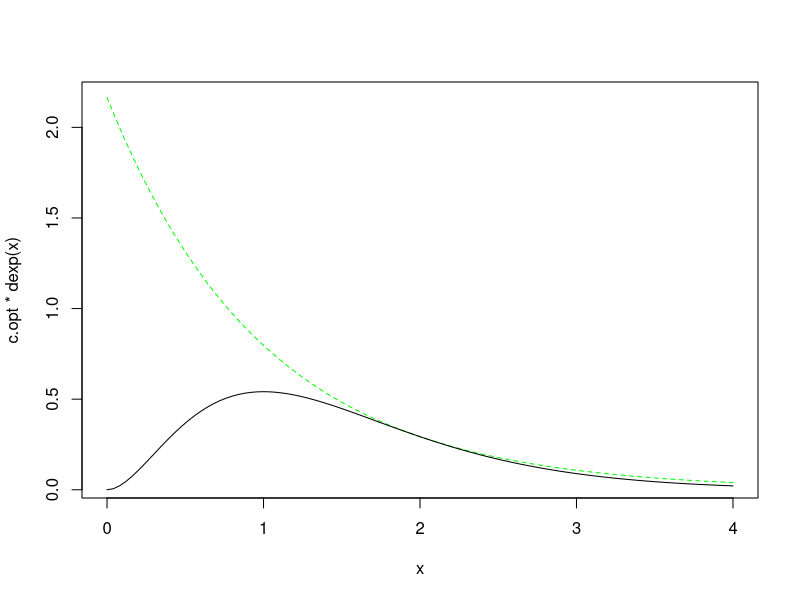
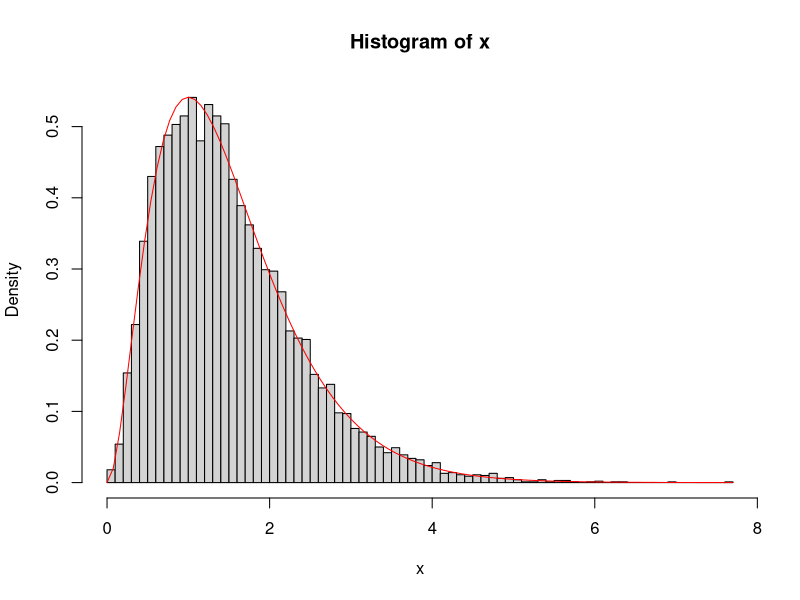
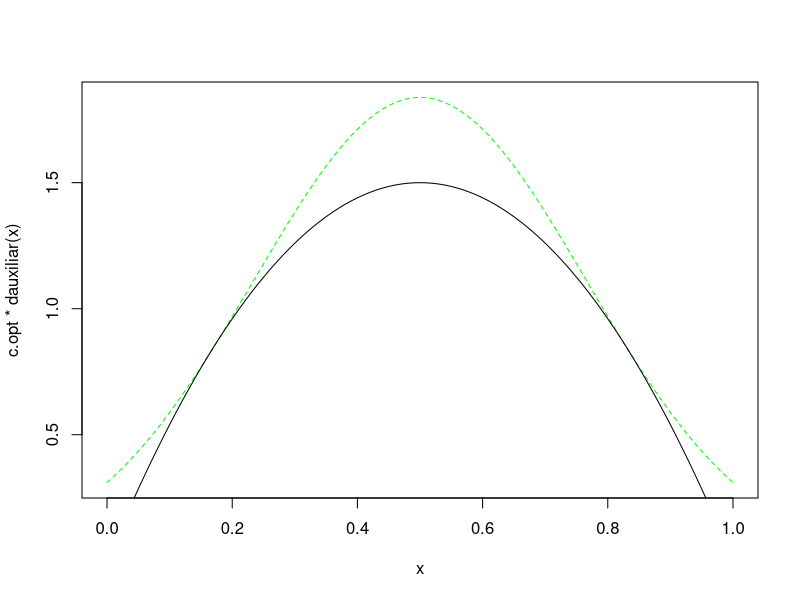
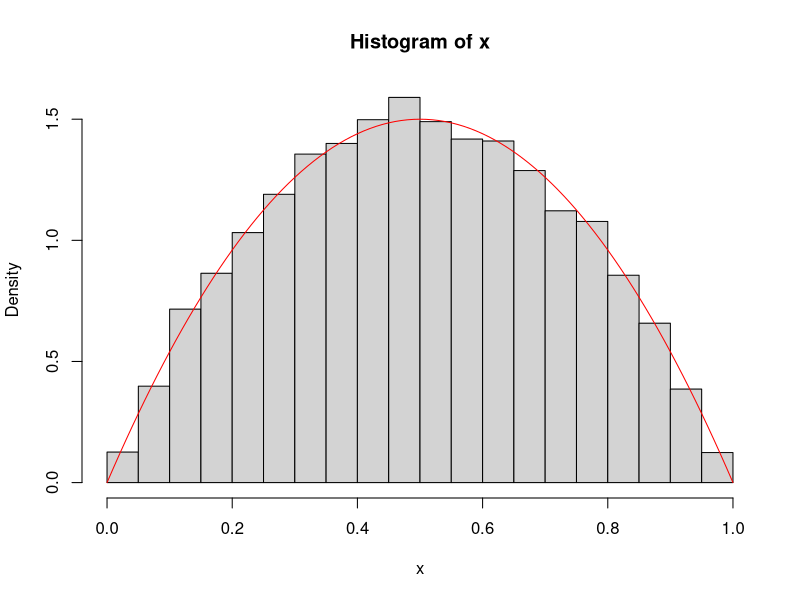
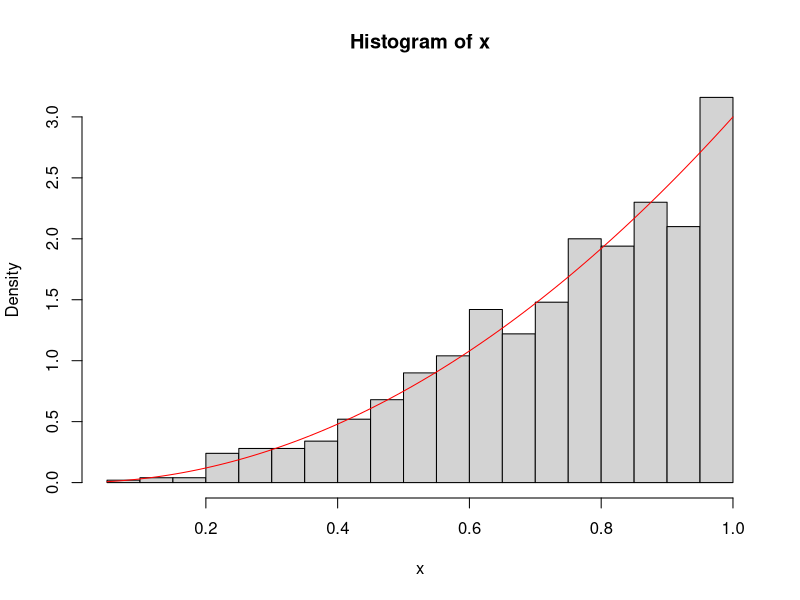
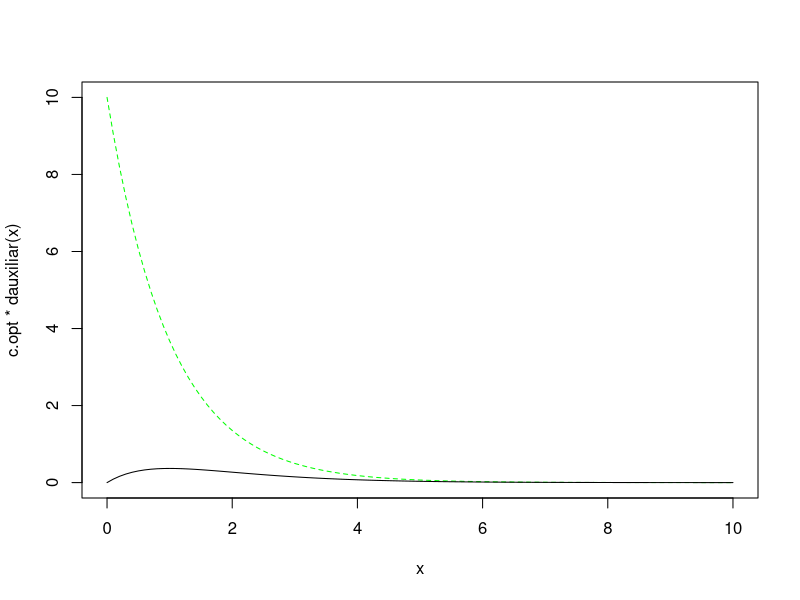
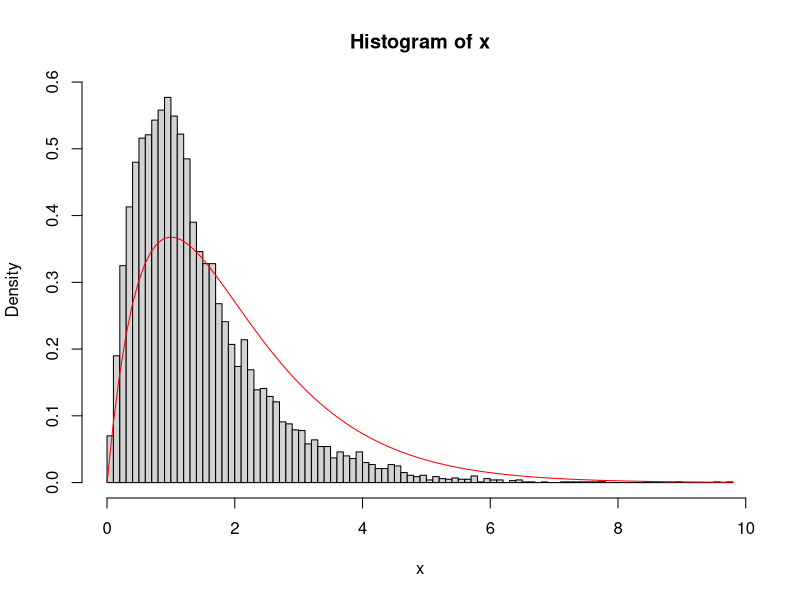
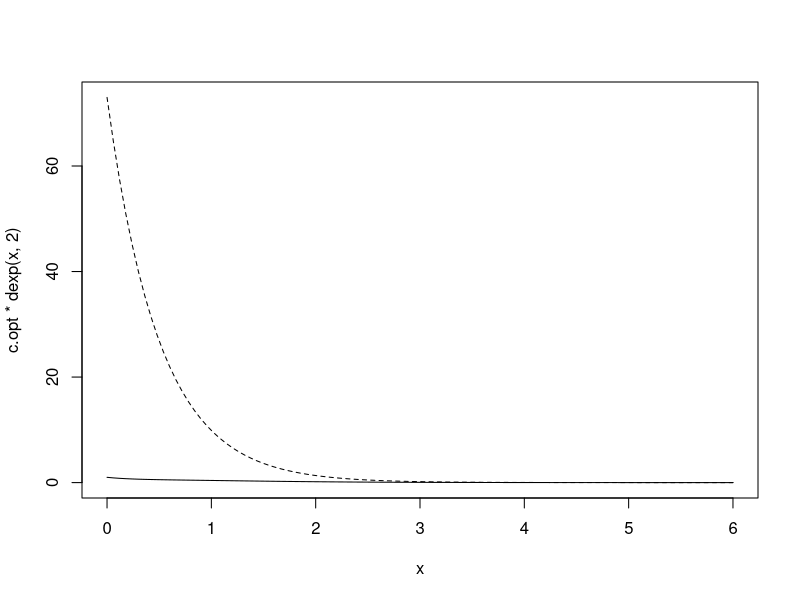

The R source for these figures, in order:
## ---- chunk 1
knitr::opts_chunk$set(echo = TRUE)
## ---- chunk 2
c_opt = optimize(f=function(x){(2*x/exp(x))^2/dexp(x,1)}, maximum=TRUE, interval=c(0,4))
c.opt <- c_opt$objective
c.opt
lambda.opt <- 1
ngen <- 0

rnormAR <- function() {
  # Simulacion por aceptacion-rechazo
  while (TRUE) {
    U <- runif(1)
    X <- rexp(1)
    ngen <<- ngen+1 
    if (c.opt * U * dexp(X, lambda.opt) <= (2*X/exp(X))^2) return(X)
  }
}
rnormARn <- function(n=1000) {
# Simulacion n valores N(0,1)
    x <- numeric(n)
    for(i in 1:n) x[i]<-rnormAR()
    return(x)
}


# Grafico
curve(c.opt * dexp(x), xlim = c(0, 4), lty = 2, col="green")
curve((2*x/exp(x))^2, add = TRUE)
system.time(x <- rnormARn(10^4))
hist(x, breaks="FD", freq=FALSE)
curve((2*x/exp(x))^2, add=TRUE, col="red")
## ---- chunk 3
ddensidad<- function(x){
  6*x*(1-x)
}
#Dado que en el intervalo [0,1] la funcion de densidad se asemeja a una parabola centrada en 0.5; utilizaremos como densidad auxiliar una funcion normal.
dauxiliar<- function(x){
  dnorm(x,0.5,0.265)
}
#Buscamos el mejor valor para c tq f(x)<=c*g(x)
c_opt = optimize(f=function(x){ddensidad(x)/dauxiliar(x)}, maximum=TRUE, interval=c(0,1))
c.opt <- c_opt$objective
c.opt
ngen<-0
ejercicio2<-function(){ 
 while (TRUE) {
    U <- runif(1)
    X <- rnorm(1,0.5,0.265) # generaremos segun la densidad auxiliar
    ngen <<- ngen+1 
    if (c.opt * U * dauxiliar(X) <= ddensidad(X)) return(X)
  }
}
sim2<- function(n=1000) {
# Simulacion n valores para la función
    x <- numeric(n)
    for(i in 1:n) x[i]<-ejercicio2()
    return(x)
}

curve(c.opt * dauxiliar(x), xlim = c(0, 1), lty = 2, col="green")
curve(ddensidad(x), add = TRUE)

nsim <- 10^4 #numero de simulaciones
system.time(x <- sim2(nsim))

hist(x, breaks="FD", freq=FALSE)
curve(ddensidad(x), add=TRUE, col="red")
## ---- chunk 4
ddensidad<- function(x){
  3*(x^2)
}

rddistrib <- function(){
  U <- runif(1)
    return(U^(1/3))
}

rddistribn <- function(n = 1000) {
  x <- numeric(n)
  for(i in 1:n) x[i]<-rddistrib()
  return(x)
}

set.seed(54321)
system.time(x <- rddistribn(10^3))


hist(x, breaks = "FD", freq = FALSE)
 curve(ddensidad(x), add = TRUE,col="red")
## ---- chunk 5
ddensidad<- function(x){
  exp(-x)*x
}
#Como se busca acotar mi funcion, tomaremos como densidad auxiliar a la asociada a una distribución exponencial con parametro 1
dauxiliar<- function(x){
  dexp(x,1)
}
c_opt = optimize(f=function(x){ddensidad(x)/dauxiliar(x)}, maximum=TRUE, interval=c(0,10))
c.opt <- c_opt$objective
c.opt
#Notar que dependera del intervalo, por lo cual se suguiere tomar otra distribucion auxiliar, sin embargo por motivos de aprendizaje, continuaremos con la distribucion exponencial y analizaremos los resultados de la simulacion. 
ejercicio4<-function(){ 
  while(TRUE){ 
    u<- runif(1) 
    y<- rexp(1,1)# generaremos segun la densidad auxiliar
    if(u<= y) return(y)
  }
}
sim4 <- function(n){
  replicate(n,ejercicio4())
} 

curve(c.opt * dauxiliar(x), xlim = c(0, 10), lty = 2, col="green")
curve(ddensidad(x), add = TRUE)

nsim <- 10^4 #numero de simulaciones

system.time(x <- sim4(nsim))

hist(x, breaks="FD", freq=FALSE)
curve(ddensidad(x), add=TRUE, col="red")
## ---- chunk 6

c_opt <- optimize(f=function(x){(2*(x^2)+1)*exp(-2*x)/dexp(x,2)}, maximum =TRUE, interval=c(0,6))

c.opt <- c_opt$objective
c.opt
ngen <- 0

rnormAR <- function() {
  # Simulacion por aceptacion-rechazo
  while (TRUE) {
    
    U <- runif(1)
    X <- rexp(1,2)
    #ngen <<- ngen+1 
    if((c.opt* U * dexp(X,2)) <= (2*(X^2)+1)*exp(-2*X)) return(X)
  }
}

system.time(X<- replicate(1000,rnormAR()))

# Grafico
curve(c.opt * dexp(x,2), xlim = c(0,6), lty = 2)
curve((2*(x^2)+1)*exp(-2*x), add = TRUE)

hist(X, breaks="FD", freq=FALSE, )
curve((2*(x^2)+1)*exp(-2*x), add=TRUE, col="red")
## ---- chunk 7

ddensidad<- function(x){
  (x^3-12*x+20)/48
}
# Dado que el intervalo esta entre 0 y 4, se propone tomar como desidad auxiliar, la densidad asociada a una distribucion uniforme en [0,4]
dauxiliar<- function(x){
  dunif(x,0,4)
}
c_opt = optimize(f=function(x){ddensidad(x)/dauxiliar(x)}, maximum=TRUE, interval=c(0,4))
c.opt <- c_opt$objective
# valor teorico c.opt <- 2
c.opt

ejercicio6<-function(){ 
  while(TRUE){ 
    u<- runif(1) 
    y<- runif(1,0,4)# generaremos segun la densidad auxiliar 
    if(u<= (y^3-12*y+20)/24) return(y)
  }
}
sim6 <- function(n){
  replicate(n,ejercicio6())
} 


curve(c.opt * dauxiliar(x), xlim = c(0,4), lty = 2, col="green")
curve(ddensidad(x), add = TRUE)

#Notar que las curvas se encuentran distanciadas, esto se debe a que el valor c calculado no se acerca al teórico y por lo tanto se suguiere buscar una mejor densidad aproximada.

nsim <- 10^4 #numero de simulaciones

system.time(x <- sim6(nsim))

hist(x, breaks="FD", freq=FALSE)
curve(ddensidad(x), add=TRUE, col="red")
## ---- chunk 8
# densidad objetivo: f(x)
# densidad auxiliar: densidad e una uniforme en [0.10]

c_opt = optimize(f=function(x){(0.11-0.0018*x-0.00003*x^2)/dunif(x,0,10)}, maximum=TRUE, interval=c(0,10))

c.opt
c.opt <- c_opt$objective

ngen <- 0

rnormAR <- function() {
  # Simulacion por aceptacion-rechazo
  while (TRUE) {
    U <- runif(1)
    X <- runif(1,0,10)
    ngen <<- ngen+1
  
    if (c.opt * U * 1/10 <= (0.11-0.0018*X-0.00003*X^2)) return(X)
  }
}


 system.time( x<-replicate(1000,rnormAR()))



# Grafico

curve(c.opt *dunif(x,0,10) , xlim = c(0, 10), lty = 2)
curve(0.11-0.0018*x-0.00003*x^2, add=TRUE,xlim = c(0, 10),col="green")
hist(x,  freq=FALSE,xlim = c(0, 10))
curve(0.11-0.0018*x-0.00003*x^2, add=TRUE,xlim = c(0, 10), col="green")

## ---- chunk 9
initRANDC <- function(semilla=as.numeric(Sys.time()), a=5, c=33, m=1024) {
  .semilla <<- as.double(semilla) %% m  #Calculos en doble precision
  .a <<- a
  .c <<- c
  .m <<- m
  return(invisible(list(semilla=.semilla,a=.a,c=.c,m=.m))) #print(initRANDC())
}

# --------------------------------------------------
# RANDC()
#   Genera un valor pseudoaleatorio con el generador congruencial
#   Actualiza la semilla (si no existe llama a initRANDC)
RANDC <- function() {
    if (!exists(".semilla", envir=globalenv())) initRANDC()
    .semilla <<- (.a * .semilla + .c) %% .m
    return(.semilla/.m)
}

# --------------------------------------------------
# RANDCN(n)
#   Genera un vector de valores pseudoaleatorios con el generador congruencial
#   (por defecto de dimension 1000)
#   Actualiza la semilla (si no existe llama a initRANDC)
RANDCN <- function(n=1000) {
    x <- numeric(n)
    for(i in 1:n) x[i]<-RANDC()
    return(x)
    # return(replicate(n,RANDC()))  # Alternativa mas rapida    
}

## ---- chunk 10
x<-RANDCN(3)
x
barplot(x)

## ---- chunk 11
y<-RANDCN(20)
y
barplot(y)

## ---- chunk 12
ddensidad <- function(x){
  exp(x)/(1+exp(x))^2
}

rdejer8 <- function(){
  U <- runif(1)
  
    return(log(-U/(U-1)))
}


rdejer8n <- function(n = 1000) {
    x <- numeric(n)
    for(i in 1:n) x[i]<-rdejer8()
    return(x)
}
nsim <- 10^4 #numero de simulaciones

system.time(x <- rdejer8n(nsim))

hist(x, breaks = "FD", freq = FALSE)
curve(ddensidad(x), add = TRUE, col="red")
## ---- chunk 13

densidad_fx <- function(x)
{
 exp(x+2)/(exp(x)+exp(2))^2 
}

rdist <- function(){
# Simulaci?n por inversi?n
# Doble exponencial
  U <- runif(1)
  x<- 2-log((1-U)/U)
  return(x)
}


rdistn <- function(n = 1000) {
# Simulaci?n n valores de doble exponencial
    x <- numeric(n)
    for(i in 1:n) x[i]<-rdist()
    return(x)
}

system.time(x<- rdistn (1000))
hist(x, breaks = "FD", freq = FALSE)
curve(densidad_fx(x), add = TRUE, col="green")
## ---- chunk 14
a <- rdistn(1000)
b<- rexp(10000,1/2)
 indice <-(a<b)
  mean (indice)

## ---- chunk 15
EN <- 1*0.11+2*0.22+3*0.45+4*0.13+5*0.09
EN

## ---- chunk 16

arbol_binario <-function ()
{
  u<- runif(1)
  
  if(u>0.34)
    {   if (u>0.59){x=3}
        else{x=2}
    }
  else if(u>0.21)  {x=4}
   else if(u>0.11) {x=5} else {x=1}
 
  return (x)
  
}

arbinn <- function(n = 1000) {

    x <- numeric(n)
    for(i in 1:n) x[i]<-arbol_binario()
    return(x)
}

system.time(x<-arbinn())

hist(x, freq = FALSE)
lines(density(x),col="red",lwd=1)



## ---- chunk 17
ENb <- 1*0.45+2*0.22+3*0.13+4*0.11+5*0.09
ENb
## ---- chunk 18
x <- c(1 ,2 ,3, 4, 5)
fmp <- c(0.11,0.22,0.45,0.13,0.09)
n<-5
nsim<-1000
ncomp <- 0

rfmp.tabla <- function(x, prob=1/length(x), m, nsim = 1000) 
{
  # Simulaci?n v.a. discreta a partir de funci?n de masa de probabilidad
  # por tabla guia de tama?o m
  # Inicializar tabla y FD
  Fx <- cumsum(prob)
  g <- rep(1,m)
  i <- 1
  for(j in 2:m) {
    while (Fx[i] < (j-1)/m) i <- i+1
    g[j] <- i
  }
  # Generar valores
  X <- numeric(nsim)
  U <- runif(nsim)
  for(j in 1:nsim) {
    i <- g[floor(U[j]*m)+1]
    while (Fx[i] < U[j]) i <- i + 1
    X[j] <- x[i]
    ncomp <<- ncomp + i
  }
  return(X)
}

system.time( rx <- rfmp.tabla(x, fmp, n-1, nsim) )

rx<-rfmp.tabla(x,prob=fmp,4,nsim = 1000)
res <- as.data.frame(table(rx)/nsim)
names(res) <- c("x", "psim")

# Comparación teórica
plot(as.matrix(res), type="h")
points(x, fmp, pch=4)

## ---- chunk 19
N<- ncomp/nsim
N
## ---- chunk 20
x<-c(0,1,2,3,4,5,6)
prob<-c(0.33,0.22,0.15,0.11,0.09,0.06,0.04)
nsim<-1000

rfmp.bin<-function(nsim)
{
  U<-runif(nsim)
  X<-numeric(nsim)
  for(i in 1:nsim)
  {
    ifelse(U[i]>0.41,
           ifelse(U[i]>0.59,X[i]<-0,ifelse(U[i]>0.26,X[i]<-3,X[i]<-2)),
           ifelse(U[i]>0.19,X[i]<-1,ifelse(U[i]>0.1,X[i]<-4,ifelse(U[i]>0.04,X[i]<-5,X[i]<-6))))
    
  }
  return(X)
}
rx<-rfmp.bin(nsim)
res <- as.data.frame(table(rx)/nsim)
names(res) <- c("x", "psim")
# Comparaci?n te?rica
plot(as.matrix(res), type="h")
points(x, prob, pch=4)

#B) ###
rfmp.tabla <- function(x, prob = 1/length(x), m, nsim = 1000) {
  Fx <- cumsum(prob)
  g <- rep(1,m)
  i <- 1
  for(j in 2:m) {
    while (Fx[i] < (j-1)/m) i <- i+1
    g[j] <- i
  }
  #Generar valores
  X <- numeric(nsim)
  U <- runif(nsim)
  Fx<-cumsum(prob)
  for(j in 1:nsim) {
    i <- g[floor(U[j]*m)+1]
    while (Fx[i] < U[j]) i <- i + 1
    X[j] <- x[i]
  }
  return(X)
}


rx<-rfmp.tabla(x,prob,6,nsim = 1000)
res <- as.data.frame(table(rx)/nsim)
names(res) <- c("x", "psim")

# Comparación teórica
plot(as.matrix(res), type="h")
points(x, prob, pch=4)
## ---- chunk 21

arbol_binario <-function ()
{
  u<- runif(1)
  
  if(u>0.40)
    {   if (u>0.79){x=1}
        else{x=2}
    }
  else if(u>0.21)  {x=3}
   else if(u>0.13) {x=4} 
      else if (u>0.09){x=5}
          else{x=0}
 
  return (x)
  
}

arbinn <- function(n = 1000) {

    x <- numeric(n)
    for(i in 1:n) x[i]<-arbol_binario()
    return(x)
}

system.time(x<-arbinn())


x<-arbinn()

hist(x, freq = FALSE)
lines(density(x),col="red",lwd=1)

fmp <- c(0.09,0.21,0.39,0.19,0.08,0.04)
x1 <-c(0,1,2,3,4,5)
rx<-rfmp.tabla(x1,fmp,5,nsim = 1000)
res <- as.data.frame(table(rx)/nsim)
names(res) <- c("x", "psim")

# Comparación teórica
plot(as.matrix(res), type="h")
points(x1, fmp, pch=5)

## ---- chunk 22
EN <- 0*0.09+1*0.21+2*0.39+3*0.19+4*0.08+5*0.04
EN
## ---- chunk 23

n <- 6
nsim <- 1000

x <-c(0,1,2,3,4,5)
fmp <- c(0.09,0.21,0.39,0.19,0.08,0.04)

ncomp <- 0
rfmp <- function(x, prob = fmp, nsim = 1000) {
  # Simulaci?n nsim v.a. discreta a partir de fmp
  # por inversi?n generalizada (transformaci?n cuantil)
  # Inicializar FD
  Fx <- cumsum(prob)
  # Simular
  X <- numeric(nsim)
  U <- runif(nsim)
  for(j in 1:nsim) {
    i <- 1
    while (Fx[i] < U[j]) i <- i + 1
    X[j] <- x[i]
    ncomp <<- ncomp + i
  }
  return(X)
}

system.time( rx <- rfmp(x, fmp, nsim) )

rx<-rfmp.tabla(x,prob=fmp,5,nsim = 1000)
res <- as.data.frame(table(rx)/nsim)
names(res) <- c("x", "psim")

# Comparación teórica
plot(as.matrix(res), type="h")
points(x, fmp, pch=4)

# N?mero de comparaciones
ncomp/nsim

## ---- chunk 24
ncomp/nsim
## ---- chunk 25

n <- 6
nsim <- 1000

x <-c(0,1,2,3,4,5)
fmp <- c(0.39,0.21,0.19,0.09,0.08,0.04)
ncomp <- 0

 system.time( rx <- rfmp(x, fmp, nsim) )

# N?mero de comparaciones
ncomp/nsim
#graficas

res <- as.data.frame(table(rx)/nsim)
names(res) <- c("x", "psim")

# Comparación teórica
plot(as.matrix(res), type="h")
points(x, fmp, pch=4)
## ---- chunk 26
ncomp/nsim

## ---- chunk 27
s <- c(0,1,3,4,7)
p <- c(0.28,0.35,0.16,0.12,0.09)
## ---- chunk 28
simN <- function(n=10000){
  X<-numeric(n)
  for (i in 1:n) {
    U <- runif(1)
    if(U>0.37){if(U>0.72){X[i]<-0}
                else{X[i]<-1}}
    else{if(U>0.21){X[i]<-3}
          else{if(U>0.12){X[i]<-7}
                else{X[i]<-4}}}
    
  }
  return(X)
}
## ---- chunk 29
set.seed(123)
nsim <- 10^4
## ---- chunk 30
system.time(u <- simN(nsim))
## ---- chunk 31
res <- as.data.frame(table(u)/nsim)
names(res) <- c("u", "psim")
plot(as.matrix(res),type="h")
points(x, fmp, pch=4)
## ---- chunk 32
ncomp <<- 0
rfmp.tabla <- function(x, prob = 1/length(x), m, nsim = 1000) {
  # Simulacion v.a. discreta a partir de funcion de masa de probabilidad
  # por tabla guia de tamanioo m
  Fx <- cumsum(prob)
  g <- rep(1,m)
  i <- 1
  for(j in 2:m) {
    while (Fx[i] < (j-1)/m) i <- i+1
    g[j] <- i
  }
  # Generar valores
  X <- numeric(nsim)
  U <- runif(nsim)
  for(j in 1:nsim) {
    i <- g[floor(U[j]*m)+1]
    while (Fx[i] < U[j]) i <- i + 1
    X[j] <- x[i]
    ncomp <<- ncomp+1
  }
  return(X)
}
## ---- chunk 33
set.seed(123)
nsim <- 10^4
## ---- chunk 34
system.time(v <- rfmp.tabla(s,p,4,nsim))
## ---- chunk 35
res <- as.data.frame(table(v)/nsim)
names(res) <- c("v", "psim")
plot(as.matrix(res), type="h")
points(x, fmp, pch=4)
## ---- chunk 36
# Numero de comparaciones
{
  cat("N medio de comparaciones = ", ncomp/nsim)
}

## ---- chunk 37
x<-c(0,1 ,2 ,3, 4, 5,6,7)
fmp <- c(0.35,0.20,0.16,0.12,0.08,0.05,0.03,0.01)
n<-7
nsim<-1000
ncomp <- 0


system.time( rx <- rfmp.tabla(x, fmp, n-1, nsim) )

res <- as.data.frame(table(rx)/nsim)
names(res) <- c("x", "psim")

# Comparación teórica
plot(as.matrix(res), type="h")
points(x, fmp, pch=4)

## ---- chunk 38
N<- ncomp/nsim
N
## ---- chunk 39
probabilidad <-function (){

x<-c(0,1 ,2 ,3, 4, 5,6,7)
fmp <- c(0.35,0.20,0.16,0.12,0.08,0.05,0.03,0.01)
nsim<-12
n<- 8
ncomp <- 0

 X<- rfmp.tabla (x, prob= fmp, m=n-1, nsim = 12)
 indice<-(sum(X)>30)
  return(indice)
}
muestra <-1000
pro <-replicate(muestra,probabilidad ())
probabilidad<-sum(pro)/muestra

probabilidad
## ---- chunk 40

rdcauchy <- function(lambda = 1){
# Simulacion por inversion
#Cauchy
  U <- runif(1)
  
    return(tan(pi*(U-1/2)))
 
}

rdcauchyn <- function(n = 1000) {
# Simulacion n valores de cauchy
    x <- numeric(n)
    for(i in 1:n) x[i]<-rdcauchy()
    return(x)
}

nsim<- 10^4

system.time(x <- rdcauchyn(nsim))

## ---- chunk 41
x<- rdcauchyn(nsim)
hist(x, breaks = "FD", xlim= c(-10, 10), freq = FALSE)
# lines(density(x), col = 'blue')
curve(dcauchy(x,0,1),xlim=c(-10, 10), add = TRUE, col="red")
## ---- chunk 42
mean(x)

summary (dcauchy(x,0,1))
plot(1:nsim, cumsum(x)/(1:nsim), type="l", ylab="Media muestral", xlab=10^4)
## ---- chunk 43
ddensidad <- function(x){
  x*exp(-x)
}
fopt <- function(lambda) {
  # Obtiene c fijado lambda
  optimize(f = function(x){ddensidad(x)/dexp(x,lambda)}, maximum=TRUE, interval=c(0,5))$objective
}

res <- optimize(f=function(x){fopt(x)}, interval=c(0,5))
lambda.opt2 <- res$minimum
c.opt2 <- res$objective

lambda.opt2
# valor teórico λopt=1/2

c.opt2
#valor teórico copt=4/e

## ---- chunk 44
nsim <- 10^3
ngrupo<-1
set.seed(ngrupo*100)
ngen <- 0
rnormAR <- function() {
  while (TRUE) {
    U <- runif(1)
    X <- rexp(1,lambda.opt2)
    ngen <<- ngen+1 
    if (c.opt2 * U * dexp(X, lambda.opt2) <= ddensidad(X)) return(X)
  }
}
rnormARn <- function(n=1000) {
# Simulacion n valores N(0,1)
    x <- numeric(n)
    for(i in 1:n) x[i]<-rnormAR()
    return(x)
}

ngen <- 0
system.time(x <- rnormARn(nsim))
{
cat("\nNº de generaciones = ", ngen)
cat("\nNº medio de generaciones = ", ngen/nsim)
cat("\nProporción de rechazos = ", 1-nsim/ngen, "\n")
}

## ---- chunk 45
# Grafico

hist(x, breaks="FD", freq=FALSE)
curve(ddensidad(x), add=TRUE, col = "red")
## ---- chunk 46
# DISTRIBUCION POISSON

f <- function ( x ){
(exp(1)^( -3 ))*( 3^ x / factorial ( x ))/( 2.13*((3/4)^ x )*1/4)
}
Alg <- function (){
while ( TRUE ){
u <- runif (2)
y <- floor (( log ( u [1 ]))/( log(3/4 )))
if( u [2] <= f (y )) return ( y )
}
}
Alg_2 <- function( n ) replicate (n , Alg ())
x <- Alg_2(10^4)
barplot ( table ( x )/ length ( x ))
y<-rpois(10^4,3)
barplot(table ( y )/ length ( y ),border = "red", add = TRUE)
## ---- chunk 47
Marsaglia <-function (){
u=runif(2)
v1<-2*u[1]-1
v2<-2*u[2]-1
s<-v1^{2}+v2^{2}
while(s>1){
  u=runif(2)
  v1<-2*u[1]-1
  v2<-2*u[2]-1
  s<-v1^{2}+v2^{2}
}
x=v1*sqrt(-2*log(s)/s)
y=v2*sqrt(-2*log(s)/s)
}
normal_Mars <- function(n) replicate(n,Marsaglia())
n=10^4
hist(normal_Mars(n),prob = T)
curve(dnorm(x), add=TRUE, col = "red")
